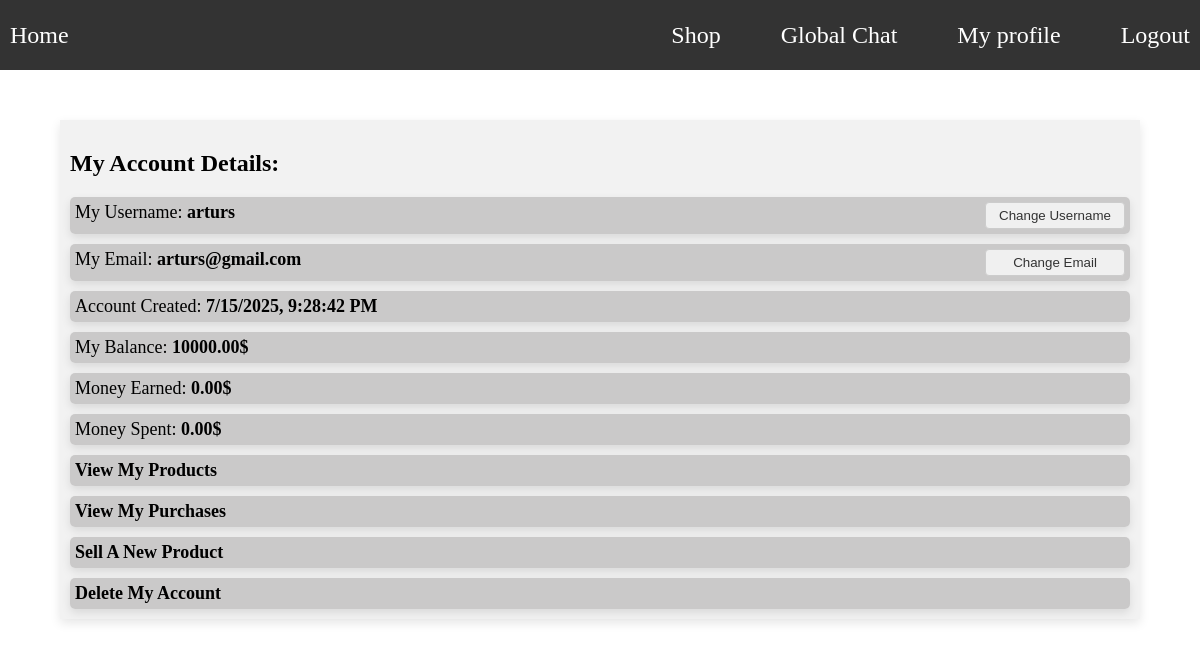
Screenshot of /user/arturs (signed in) with the database file from the repository.
### models.py (models this page shows)
class User(db.Model):
    __tablename__ = 'user'
    id: Mapped[int] = mapped_column(primary_key=True)
    username: Mapped[str] = mapped_column(String(20), unique=True, nullable=False)
    email: Mapped[str] = mapped_column(String(100), unique=True, nullable=False)
    password: Mapped[str] = mapped_column(Text, nullable=False)
    balance: Mapped[float] = mapped_column(default=10000.00)
    earned: Mapped[float] = mapped_column(default=0.00)
    spent:  Mapped[float] = mapped_column(default=0.00)
    date_created: Mapped[DateTime] = mapped_column(DateTime(timezone=True), server_default=func.now(), nullable=False)
    products: Mapped[list["Product"]] = relationship(
        backref="seller", cascade="all, delete", lazy=True
    )
    purchases: Mapped[list["Purchase"]] = relationship(
        backref="buyer", cascade="all, delete", lazy=True
    )

### main.py (the view, shortened to what this page needs)
@app.route("/user/<username>", methods=['POST', 'GET'])
def user_page(username):
    if 'username' not in session or session.get('username') != username or not get_user_by(User.username, session.get('username')):
        return redirect(url_for('login'))
    user = get_user_by(User.username, username)
    username_exists = request.args.get('username_exists')
    email_exists = request.args.get('email_exists')
    wrong_password = request.args.get('wrong_password')
    product_published = request.args.get('success')
    return render_template("user.html",
        user=user,
        username_exists=username_exists,
        email_exists=email_exists,
        wrong_password=wrong_password,
        product_published=product_published)

### main.py (called while the page is built)
def get_user_by(column, value):
    stmt = db.select(User).where(column==value)
    return db.session.execute(stmt).scalar_one_or_none()

### templates/user.html (shortened to what this page needs)
{% extends "base.html" %}
{% block extra_styling %}
<link rel="stylesheet" href="{{ url_for('static', filename='css/user.css') }}">
{% endblock %}
{% block content %}
<div class="user-container-main">
    <h2>My Account Details:</h2>
    <div class="user-container-2">
        <div>My Username: <strong>{{user.username}}</strong></div>
        <div class="right-box">
            <button  onClick="changeUsername()" class="button1">Change Username</button>
        </div>
    </div>
    <div class="user-container-2">
        <div>My Email: <strong>{{user.email}}</strong></div>
        <div class="right-box">
            <button onClick="changeEmail()" class="button1">Change Email</button>
        </div>
    </div>
    <div class="user-container-2">
        <div>Account Created: <strong class="utc-time" data-utc="{{ user.date_created.isoformat() }}"></strong></div>
    </div>
    <div class="user-container-2">
        <div>My Balance: <strong>{{"%.2f"|format(user.balance)}}$</strong></div>
    </div>
    <div class="user-container-2">
        <div>Money Earned: <strong>{{"%.2f"|format(user.earned)}}$</strong></div>
    </div>
    <div class="user-container-2">
        <div>Money Spent: <strong>{{"%.2f"|format(user.spent)}}$</strong></div>
    </div>
    <div class="user-container-2">
        <strong>
            <a href="{{ url_for('user_products', username=user.username) }}" class="product-link">View My Products</a>
        </strong>
    </div>
    <div class="user-container-2">
        <strong>
            <a href="{{ url_for('user_purchases', username=user.username) }}"
            class="product-link">View My Purchases</a>
        </strong>
    </div>
    <div class="user-container-2">
        <strong>
            <a href="{{ url_for('publish_product', username=user.username) }}"
            class="product-link">Sell A New Product</a>
        </strong>
    </div>
    <div class="user-container-2">
        <strong class="product-link" onClick="deleteAccount()">
            Delete My Account
        </strong>
    </div>
</div>
{% endblock %}

### static/css/styles.css (style rules this page uses)
* { box-sizing: border-box; }
html, body { margin: 0; padding: 0; background-color: #e9ecef; }

### static/css/user.css (style rules this page uses)
.user-container-main { background-color: #f2f2f2; box-shadow: 0 4px 10px rgba(0, 0, 0, 0.1); padding: 10px; margin-top: 40px; }
.user-container-2 { background-color: #c8c7c7f1; box-shadow: 0 4px 10px rgba(0, 0, 0, 0.1); border-radius: 5px; padding: 5px; display: flex; font-size: 18px; margin-top: 10px; }
.right-box { display: flex; margin-left: auto; }
.button1 { background-color: #f0f0f0; border: 1px solid #ccc; color: #333; padding: 5px 12px; border-radius: 4px; cursor: pointer; transition: background-color 0.2s; min-width: 140px; }
.product-link { text-decoration: none; color: black; }

### rows the page displays
User: username "arturs", email "arturs@gmail.com", balance "10000.00", earned "0.00", spent "0.00"
